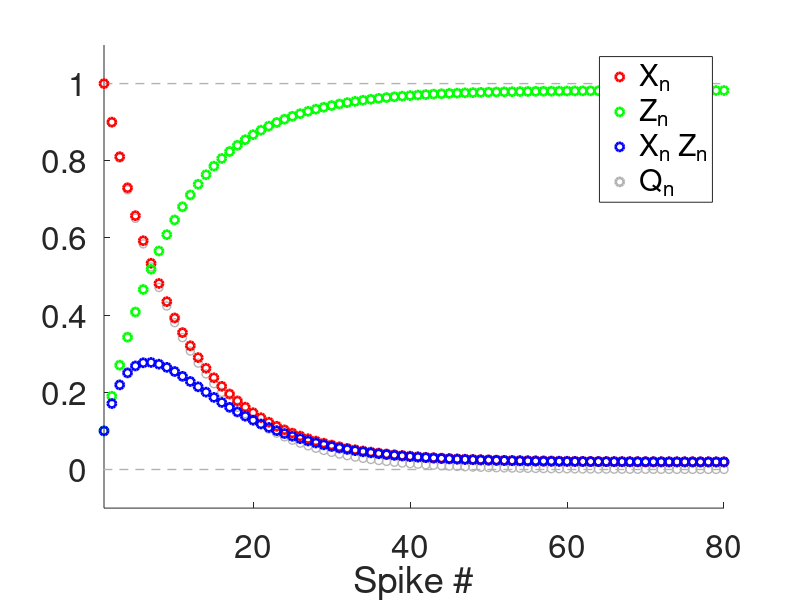
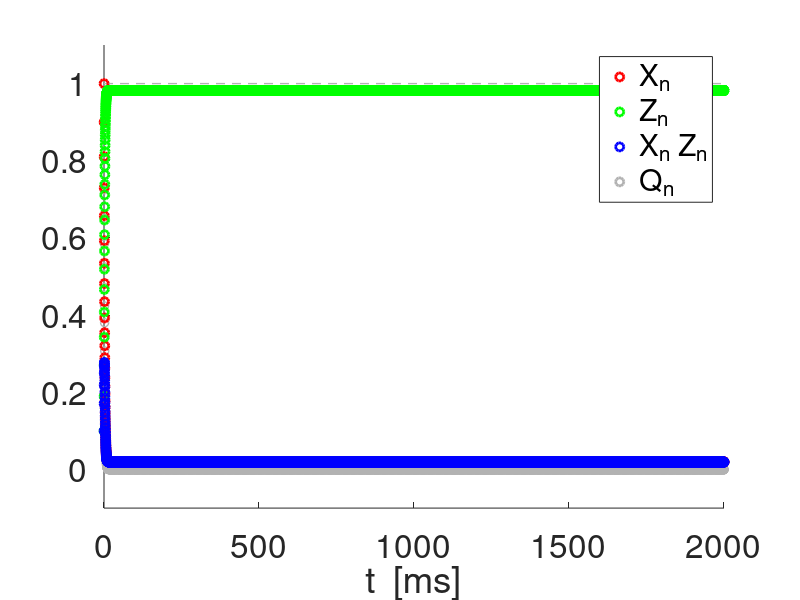
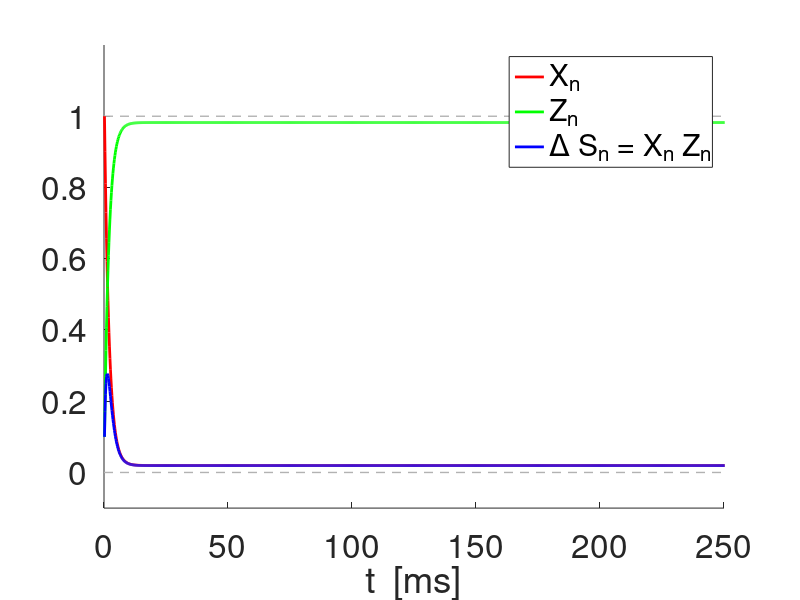

These charts were generated, in order, by the following MATLAB code:
% 2021-04-05

% DA model: evolution governed by the solution to the difference equations
% given by
% 
% Xn = Xss + Q(adep,taudep)^(n-1) (X1-Xss)
%
% Zn = Zss = Q(afac,taufac)^(n-1) (Z1-Zss)
%
% Q(astd,taustd) = (1-astd)*exp(-Deltaspk/taustd)
%
% Analysis of the dynamics of Q(astd,taustd)
%
% DA: Dayan & Abbott (2001)
%

clearvars;
close all;

lightblueish = [.4 .6 .9];
lightcoral = [0.94 0.5 0.5];
lightsalmon = [0.9 0.5 0.4];
mediumacquamarine = [0.4 0.8 0.6];
lightgray = [.7 .7 .7];
darkgray = [.3 .3 .3];
darkgray2 = [.1 .1 .1];


% Functions

Q=@(a,tau,Delta) (1-a).*exp(-Delta/tau);
Xbar=@(a,tau,Delta,Xinf) (1-exp(-Delta/tau))*Xinf./(1-(1-a).*exp(-Delta/tau));
Zbar=@(a,tau,Delta,Zinf) ((1-exp(-Delta/tau))*(1-a)*Zinf+a)./(1-(1-a).*exp(-Delta/tau));

% Parameters

% Reference parameter values:
%
% adep = 0.1;
% afac = 0.1;
Xinf = 1;
Zinf = 0;

astp = 0.1;
taustp = 100;

SpkFreqin = 5000;
SpkPerin = 1000/SpkFreqin;
Deltaspk = SpkPerin;


Nspk = 10000;
nvec = 1:1:Nspk;
Qn = Q(astp,taustp,Deltaspk).^(nvec-1);

% figure
% hold on
% plot(nvec,Qn,'o','Color',lightgray,'linewidth',2);
% axis([1 Nspk -0.1 1.1]);
% set(gca,'fontsize',24);
% xlabel('Spike #');

Xn = Xbar(astp,taustp,Deltaspk,Xinf)*(1-Qn)+Qn*1; 
Zn = Zbar(astp,taustp,Deltaspk,Zinf)*(1-Qn)+Qn*astp; 

figure
hold on
plot(-100,-100,'or','linewidth',2);
plot(-100,-100,'og','linewidth',2);
plot(-100,-100,'ob','linewidth',2);
plot(-100,-100,'o','Color',lightgray','linewidth',2);
plot([0 Nspk],[0 0],'--','Color',lightgray','linewidth',1);
plot([0 Nspk],[1 1],'--','Color',lightgray','linewidth',1);
plot(nvec,Qn,'o','Color',lightgray,'linewidth',1);
plot(nvec,Xn,'or','linewidth',2);
plot(nvec,Zn,'og','linewidth',2);
plot(nvec,Xn.*Zn,'ob','linewidth',2);
axis([1 80 -0.1 1.1]);
set(gca,'fontsize',24);
xlabel('Spike #');
legend('X_n','Z_n','X_n Z_n','Q_n');

tvec = nvec*Deltaspk;

figure
hold on
plot(-100,-100,'or','linewidth',2);
plot(-100,-100,'og','linewidth',2);
plot(-100,-100,'ob','linewidth',2);
plot(-100,-100,'o','Color',lightgray','linewidth',2);
plot([0 Nspk],[0 0],'--','Color',lightgray','linewidth',1);
plot([0 Nspk],[1 1],'--','Color',lightgray','linewidth',1);
plot(tvec,Qn,'o','Color',lightgray,'linewidth',1);
plot(tvec,Xn,'or','linewidth',2);
plot(tvec,Zn,'og','linewidth',2);
plot(tvec,Xn.*Zn,'ob','linewidth',2);
axis([0 Nspk*Deltaspk -0.1 1.1]);
set(gca,'fontsize',24);
xlabel('t  [ms]');
legend('X_n','Z_n','X_n Z_n','Q_n');

figure
hold on
plot(-100,-100,'-r','linewidth',2);
plot(-100,-100,'-g','linewidth',2);
plot(-100,-100,'-b','linewidth',2);
plot(-100,-100,'o','Color',lightgray','linewidth',2);
plot([0 1000],[0 0],'--','Color',lightgray','linewidth',1);
plot([0 1000],[1 1],'--','Color',lightgray','linewidth',1);
plot(tvec,Xn,'-r','linewidth',2);
plot(tvec,Zn,'-g','linewidth',2);
plot(tvec,Xn.*Zn,'-b','linewidth',2);
axis([0 250 -0.1 1.2]);
set(gca,'fontsize',24);
xlabel('t  [ms]');
legend('X_n','Z_n','\Delta S_n = X_n Z_n');




% Time scale for Q (time it takes for Q to decrease from Q=1 to Q = 0.37)
% sgma

alpha = 0.37;
sgma = log(alpha)/log(Q(astp,taustp,Deltaspk));


% Time scales for Xn and Zn (time it takes for Xn and  Zn to decrease from
% X1 and Z1 to X1*0.37 and Z1*0.37, respectively
% sgmad and sgmaf

adep = astp;
afac = astp;
taudep = taustp;
taufac = taustp;

sgmad = log(alpha)/log(Q(adep,taudep,Deltaspk));

% log((alpha*Xn(1)-Xbar(adep,taudep,Deltaspk,Xinf))/(Xn(1)-Xbar(adep,taudep,Deltaspk,Xinf)))/log(Q(adep,taudep,Deltaspk));
% sgmadf= log((alpha*Zn(1)-Zbar(afac,taufac,Deltaspk,Zinf))/(Zn(1)-Zbar(afac,taufac,Deltaspk,Zinf)))/log(Q(afac,taufac,Deltaspk));


% % Continuous version
% 
% x = 1:0.01:Nspk;
% Qx = Q(astp,taustp,Deltaspk).^(x-1);
% Qx1 = Qx.*log(Q(astp,taustp,Deltaspk));
% 
% plot(x,Qx,'-r','linewidth',2);
% plot(x,Qx1,'-g','linewidth',2);
